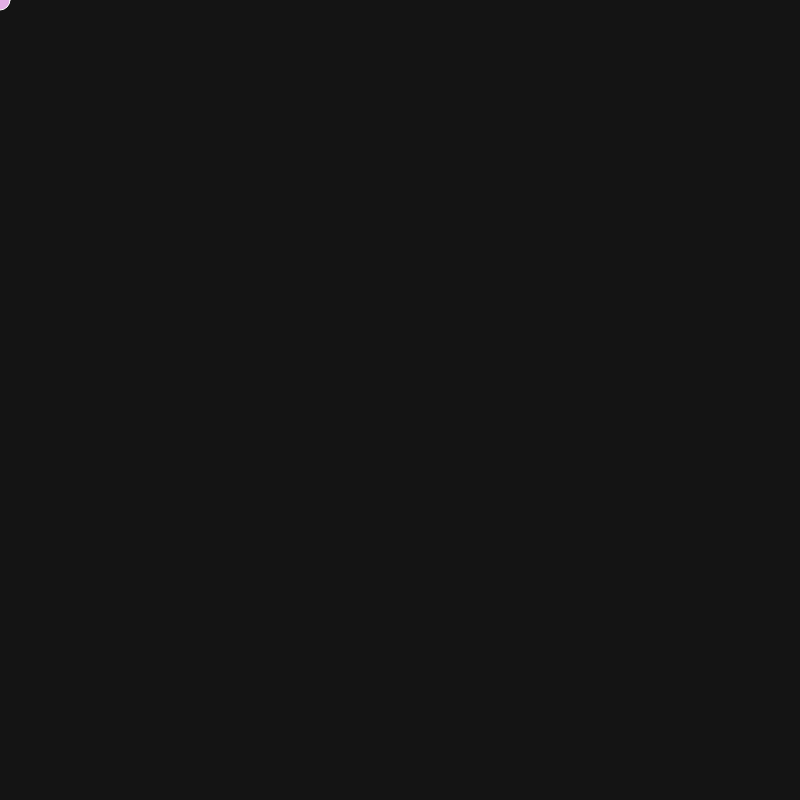
Frame 1 (no input)
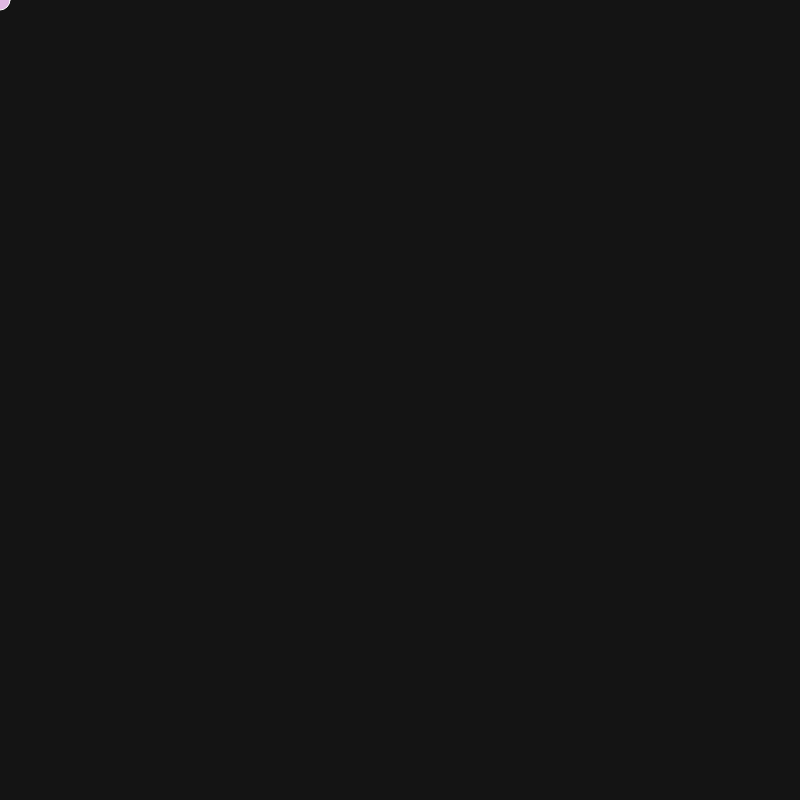
Frame 60 (no input)
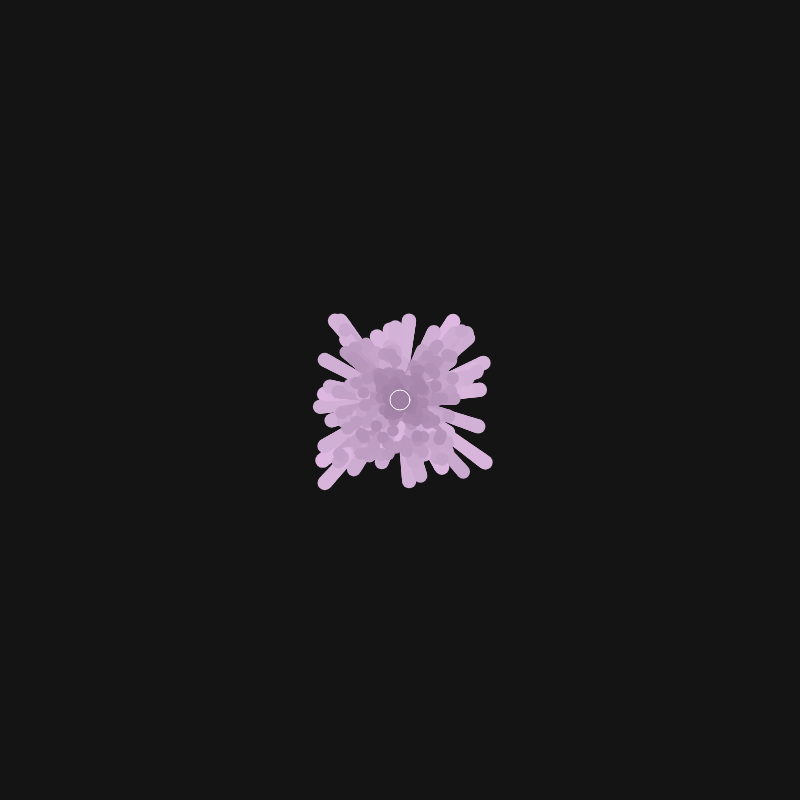
Frame 120 (the mouse pressed at the canvas centre since frame 60)

The p5.js sketch that drew these frames (run headless with seeded random() and noise() and a simulated clock; from frame 60 on, the mouse is pressed at the canvas centre):

// p5.js sketch
// ── sketch.js
console.log("Particle Painting");

// Global variables
let balls = [];
let ballsPerFrame = 5;

// Mouse interaction states
let isPainting = false;
let isStirring = false;
let isSwirling = false;

// Brush colors
let brushColor;
let targetBrushColor;

// Separate layer to store the painting
let paintLayer;

function setup() {
  let canvas = createCanvas(800, 800);

  // Hide the mouse cursor over the canvas
  canvas.elt.style.cursor = "none";

  // Create a separate layer for painting
  paintLayer = createGraphics(width, height);

  // Set the painting background
  paintLayer.background(20);

  // Prevent right-click context menu
  canvas.elt.addEventListener("contextmenu", function (event) {
    event.preventDefault();
  });

  // Prevent middle-click auto-scrolling
  canvas.elt.addEventListener("auxclick", function (event) {
    if (event.button === 1) {
      event.preventDefault();
    }
  });

  // Initialize brush colors
  brushColor = lerpColor(
    color(random(255), random(255), random(255)),
    color(255),
    0.6,
  );

  targetBrushColor = lerpColor(
    color(random(255), random(255), random(255)),
    color(255),
    0.6,
  );

  background(20);
}

function draw() {
  // Generate a new target color every 60 frames
  if (frameCount % 60 === 0) {
    targetBrushColor = lerpColor(
      color(random(255), random(255), random(255)),
      color(255),
      0.0,
    );
  }

  // Gradually transition between colors
  brushColor = lerpColor(brushColor, targetBrushColor, 0.01);

  // Create new balls while LMB is pressed
  if (isPainting) {
    for (let i = 0; i < ballsPerFrame; i++) {
      let ballX = mouseX;
      let ballY = mouseY;
      let ballColor = brushColor;
      let ballR = 10;
      let ballSpeed = 2;

      let ball = new Ball(ballX, ballY, ballColor, ballR, ballSpeed);
      balls.push(ball);
    }
  }

  // Update all existing balls
  for (let ball of balls) {
    ball.update();
  }

  // Display the painting on the main canvas
  image(paintLayer, 0, 0);

  // Check whether the mouse is inside the canvas
  if (mouseX >= 0 && mouseX <= width && mouseY >= 0 && mouseY <= height) {
    // Draw a preview of the current brush color
    fill(brushColor);
    stroke(255);
    strokeWeight(1);
    circle(mouseX, mouseY, 20);
  }
}

// Ball class
class Ball {
  constructor(x, y, c, r, s) {
    // Ball attributes
    this.x = x;
    this.y = y;
    this.color = c;
    this.r = r;

    // Initial velocity
    this.xDir = random(-s, s);
    this.yDir = random(-s, s);
  }

  // Update ball behaviors
  update() {
    // Drag with RMB
    if (isStirring) {
      this.dragWithMouse(0.05, 80);
    } else {
      this.dragWithMouse(0, 80);
    }

    // Swirl with MMB
    if (isSwirling) {
      this.stir(0.2);
    } else {
      this.stir(0);
    }

    // Apply friction, movement, and growth
    this.slowDown(0.99);
    this.move();
    this.grow(0.08, 25);

    // Draw the ball
    this.show();
  }

  // Gradually reduce velocity until the ball stops
  slowDown(friction) {
    this.xDir *= friction;
    this.yDir *= friction;

    if (abs(this.xDir) < 0.01) {
      this.xDir = 0;
    }

    if (abs(this.yDir) < 0.01) {
      this.yDir = 0;
    }
  }

  // Gradually increase size up to a maximum
  grow(amount, maxSize) {
    this.r += amount;
    this.r = min(this.r, maxSize);
  }

  // Move nearby balls in a circular motion
  stir(strength) {
    let dx = this.x - mouseX;
    let dy = this.y - mouseY;
    let d = dist(this.x, this.y, mouseX, mouseY);

    let radius = 120;

    if (d > 0 && d < radius) {
      let influence = 1 - d / radius;

      // Perpendicular direction for circular movement
      let stirX = -dy / d;
      let stirY = dx / d;

      this.xDir += stirX * strength * influence;
      this.yDir += stirY * strength * influence;
    }
  }

  // Pull nearby balls in the direction of mouse movement
  dragWithMouse(strength, radius) {
    let d = dist(this.x, this.y, mouseX, mouseY);

    if (d < radius) {
      // Calculate mouse movement
      let mouseDX = mouseX - pmouseX;
      let mouseDY = mouseY - pmouseY;

      // Limit sudden movements
      mouseDX = constrain(mouseDX, -20, 20);
      mouseDY = constrain(mouseDY, -20, 20);

      // Stronger influence closer to the mouse
      let influence = 1 - d / radius;

      // Apply force to velocity
      this.xDir += mouseDX * strength * influence;
      this.yDir += mouseDY * strength * influence;
    }
  }

  // Update position using velocity
  move() {
    this.x += this.xDir;
    this.y += this.yDir;
  }

  // Draw the ball on the painting layer
  show() {
    paintLayer.noStroke();
    paintLayer.fill(this.color);
    paintLayer.circle(this.x, this.y, this.r);
  }
}

// Activate mouse interactions
function mousePressed(event) {
  if (event.button === 0) {
    isPainting = true;
  }

  if (event.button === 1) {
    isSwirling = true;
  }

  if (event.button === 2) {
    isStirring = true;
  }

  return false;
}

// Deactivate mouse interactions
function mouseReleased(event) {
  if (event.button === 0) {
    isPainting = false;
  }

  if (event.button === 1) {
    isSwirling = false;
  }

  if (event.button === 2) {
    isStirring = false;
  }

  return false;
}
